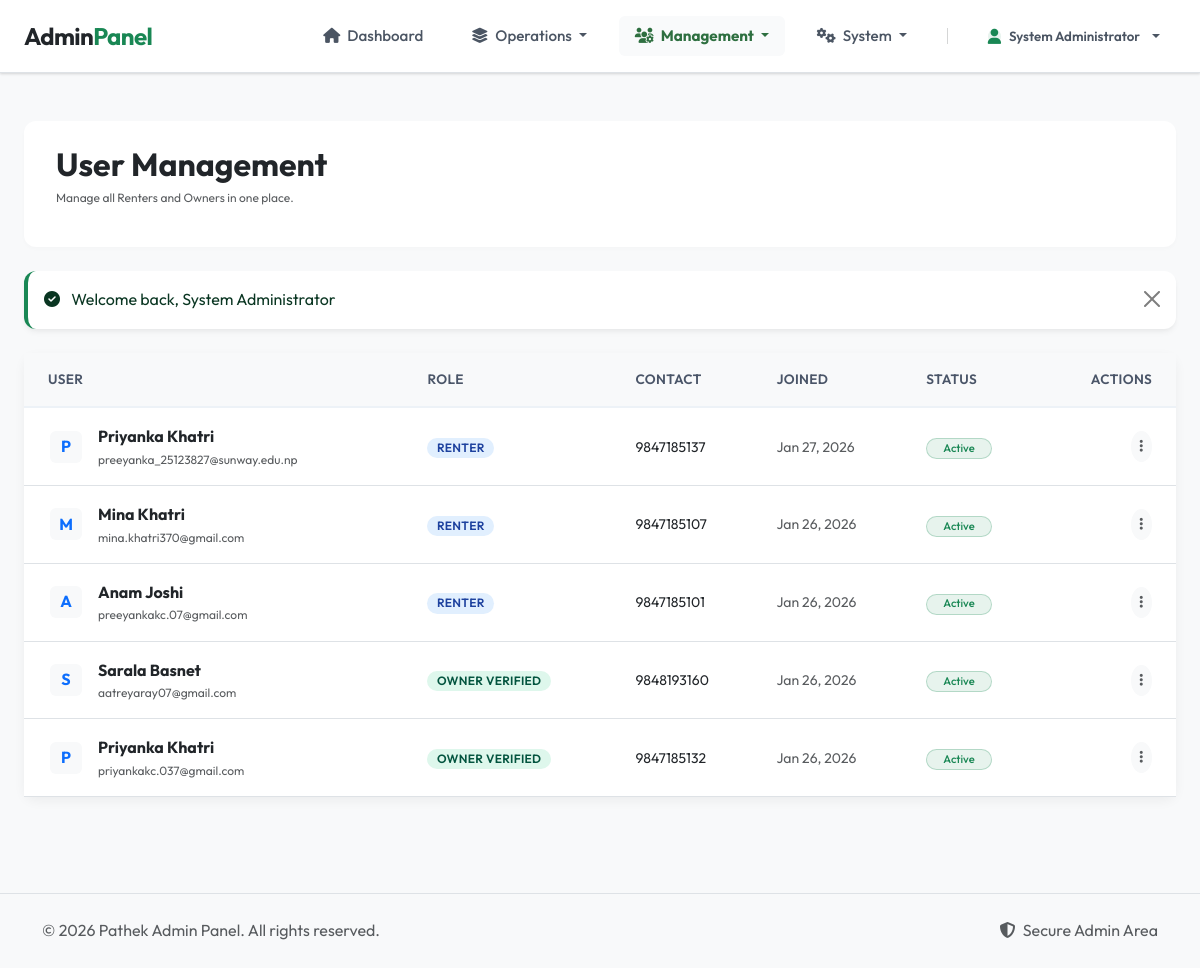
The app's page /index.php?page=admin&action=users (signed in) with its own data.
### tables this page shows
CREATE TABLE `users` (
  `user_id` int(11) NOT NULL,
  `full_name` varchar(100) NOT NULL,
  `email` varchar(100) NOT NULL,
  `password_hash` varchar(255) NOT NULL,
  `phone` varchar(20) DEFAULT NULL,
  `user_role` enum('admin','owner_pending','owner_verified','owner_rejected','renter') NOT NULL DEFAULT 'renter',
  `account_status` enum('active','blocked') DEFAULT 'active',
  `otp_hash` varchar(255) DEFAULT NULL,
  `otp_expires_at` datetime DEFAULT NULL,
  `is_email_verified` tinyint(1) DEFAULT 0,
  `created_at` timestamp NOT NULL DEFAULT current_timestamp(),
  `updated_at` timestamp NOT NULL DEFAULT current_timestamp() ON UPDATE current_timestamp()
);

### app/controllers/AdminController.php (called while the page is built, shortened)
<?php
class AdminController
{
    private $db;
    public function __construct()
    {
        $this->db = Database::getInstance()->getConnection();
    }
    public function users()
    {
        $query = "SELECT * FROM users WHERE user_role != 'admin' ORDER BY created_at DESC";
        $result = $this->db->query($query);
        $users = [];
        if ($result) {
            while ($row = $result->fetch_assoc()) {
                $users[] = $row;
            }
        }
        require APP_PATH . "/views/admin/manage_users.php";
    }
}

### config/db.php (called while the page is built, shortened)
<?php
class Database
{
    private static $instance = null;
    private $conn;
    private function __construct()
    {
        $this->conn = new mysqli(DB_HOST, DB_USER, DB_PASS, DB_NAME);
        $this->conn->set_charset("utf8mb4");
    }
    public static function getInstance()
    {
        if (self::$instance === null) {
            self::$instance = new Database();
        }
        return self::$instance;
    }
    public function getConnection(): mysqli
    {
        return $this->conn;
    }
}

### app/views/admin/manage_users.php (the view, shortened to what this page needs)
<?php
require APP_PATH . '/views/layouts/admin_navbar.php';
?>
<link rel="stylesheet" href="assets/css/admin.css">
<div class="container-fluid px-4 py-5">
    <div class="admin-page-header d-flex justify-content-between align-items-center mb-4">
        <div>
            <h2 class="fw-bold text-dark mb-1">User Management</h2>
            <p class="text-muted admin-text-xs">Manage all Renters and Owners in one place.</p>
        </div>
    </div>
    <?php if (isset($_SESSION['success'])): ?>
        <div class="alert alert-success alert-dismissible fade show card-modern border-0 border-start border-4 border-success mb-4"
            role="alert">
            <i class="fas fa-check-circle me-2"></i>
            <?php echo htmlspecialchars($_SESSION['success']);
            unset($_SESSION['success']); ?>
            <button type="button" class="btn-close" data-bs-dismiss="alert" aria-label="Close"></button>
        </div>
    <?php endif; ?>
    <div class="card admin-card border-0">
        <div class="card-body p-0">
            <div class="table-responsive">
                <table class="table admin-table align-middle mb-0">
                    <thead>
                        <tr>
                            <th class="ps-4">User</th>
                            <th>Role</th>
                            <th>Contact</th>
                            <th>Joined</th>
                            <th>Status</th>
                            <th class="text-end pe-4">Actions</th>
                        </tr>
                    </thead>
                    <tbody>
                        <?php if (empty($users)): ?>
                            <tr>
                                <td colspan="6" class="text-center py-5">
                                    <div class="text-muted mb-2"><i class="fas fa-users fa-2x opacity-25"></i></div>
                                    <p class="small text-muted mb-0">No users found.</p>
                                </td>
                            </tr>
                        <?php else: ?>
                            <?php foreach ($users as $u): ?>
                                <tr>
                                    <td class="ps-4">
                                        <div class="d-flex align-items-center">
                                            <div
                                                class="bg-light d-flex align-items-center justify-content-center admin-btn-action me-3">
                                                <span class="fw-bold text-primary">
                                                    <?php echo strtoupper(substr($u['full_name'], 0, 1)); ?>
                                                </span>
                                            </div>
                                            <div>
                                                <div class="fw-bold text-dark">
                                                    <?php echo htmlspecialchars($u['full_name']); ?>
                                                </div>
                                                <div class="text-muted admin-text-xs">
                                                    <?php echo htmlspecialchars($u['email']); ?>
                                                </div>
                                            </div>
                                        </div>
                                    </td>
                                    <td>
                                        <?php
                                        $role = str_replace('_', ' ', $u['user_role']);
                                        $roleClass = match ($u['user_role']) {
                                            'renter' => 'bg-info',
                                            'owner_verified' => 'bg-success',
                                            'owner_pending' => 'bg-warning',
                                            default => 'bg-secondary'
                                        };
                                        ?>
                                        <span class="badge badge-modern <?php echo $roleClass; ?>">
                                            <?php echo ucfirst($role); ?>
                                        </span>
                                    </td>
                                    <td>
                                        <div class="small text-dark">
                                            <?php echo htmlspecialchars($u['phone']); ?>
                                        </div>
                                    </td>
                                    <td class="text-muted small">
                                        <?php echo date('M d, Y', strtotime($u['created_at'])); ?>
                                    </td>
                                    <td>
                                        <?php if ($u['account_status'] === 'active'): ?>
                                            <span
                                                class="badge bg-success bg-opacity-10 text-success border border-success border-opacity-25 rounded-pill px-3 admin-badge-sm">Active</span>
                                        <?php else: ?>
                                            <span
                                                class="badge bg-danger bg-opacity-10 text-danger border border-danger border-opacity-25 rounded-pill px-3 admin-badge-sm">Banned</span>
                                        <?php endif; ?>
                                    </td>
                                    <td class="text-end pe-4">
                                        <div class="dropdown">
                                            <button class="btn btn-light btn-sm rounded-circle" type="button"
                                                data-bs-toggle="dropdown">
                                                <i class="fas fa-ellipsis-v text-muted"></i>
                                            </button>
                                        </div>
                                    </td>
                                </tr>
                            <?php endforeach; ?>
                        <?php endif; ?>
                    </tbody>
                </table>
            </div>
        </div>
    </div>
</div>
<?php require APP_PATH . '/views/layouts/admin_footer.php'; ?>

### assets/css/base.css (style rules this page uses)
* { margin: 0; padding: 0; box-sizing: border-box; }
body { font-family: 'Outfit', 'Segoe UI', system-ui, -apple-system, sans-serif; color: #111827; line-height: 1.6; background-color: #f3f4f6; }
.card-modern { background: white; border: 1px solid #e5e7eb; border-radius: 12px; box-shadow: 0 4px 6px -1px rgba(0, 0, 0, 0.05), 0 2px 4px -1px rgba(0, 0, 0, 0.03); transition: all 0.2s ease-in-out; }
.badge-modern { padding: 0.35em 0.8em; border-radius: 9999px; font-weight: 600; font-size: 0.75rem; text-transform: uppercase; letter-spacing: 0.025em; }
.badge-modern.bg-success { background-color: #def7ec !important; color: #03543f !important; }
.badge-modern.bg-info { background-color: #e1effe !important; color: #1e429f !important; }

### assets/css/admin.css (style rules this page uses)
.admin-card { border: none; border-radius: 12px; box-shadow: 0 4px 12px rgba(0, 0, 0, 0.05); transition: transform 0.2s, box-shadow 0.2s; }
.admin-table thead th { background-color: #f8f9fa; border-bottom: 2px solid #edf2f7; color: #4a5568; font-weight: 600; font-size: 0.85rem; text-transform: uppercase; letter-spacing: 0.025em; padding: 1rem; }
.admin-table tbody td { padding: 1rem; vertical-align: middle; }
.admin-btn-action { width: 32px; height: 32px; padding: 0; display: inline-flex; align-items: center; justify-content: center; border-radius: 6px; margin: 0 2px; }
.admin-page-header { background: white; padding: 1.5rem 2rem; border-radius: 12px; box-shadow: 0 2px 4px rgba(0, 0, 0, 0.02); margin-bottom: 2rem; }
.admin-badge-sm { font-size: 0.7rem; padding: 0.35em 0.65em; font-weight: 500; }
.admin-text-xs { font-size: 0.75rem; }

### records on screen
users: full_name "P", full_name "Priyanka Khatri", email "preeyanka_25123827@sunway.edu.np", user_role "RENTER", phone "9847185137", created_at "Jan 27, 2026", account_status "Active"
users: full_name "M", full_name "Mina Khatri", email "mina.khatri370@gmail.com", user_role "RENTER", phone "9847185107", created_at "Jan 26, 2026", account_status "Active"
users: full_name "A", full_name "Anam Joshi", email "preeyankakc.07@gmail.com", user_role "RENTER", phone "9847185101", created_at "Jan 26, 2026", account_status "Active"
users: full_name "S", full_name "Sarala Basnet", email "aatreyaray07@gmail.com", user_role "OWNER VERIFIED", phone "9848193160", created_at "Jan 26, 2026", account_status "Active"
users: full_name "P", full_name "Priyanka Khatri", email "priyankakc.037@gmail.com", user_role "OWNER VERIFIED", phone "9847185132", created_at "Jan 26, 2026", account_status "Active"

### other values on screen
$_SESSION['user_name'] "System Administrator"
$_SESSION['success'] "Welcome back, System Administrator"
